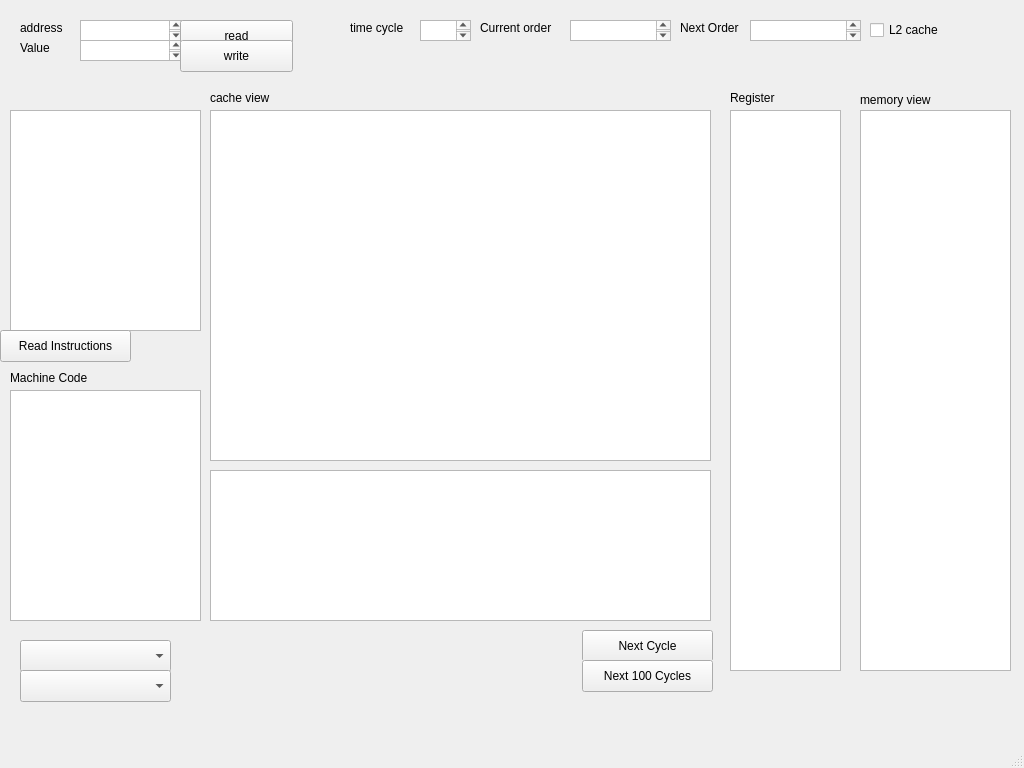
<?xml version="1.0" encoding="UTF-8"?>
<ui version="4.0">
 <class>MainWindow</class>
 <widget class="QMainWindow" name="MainWindow">
  <property name="geometry">
   <rect>
    <x>0</x>
    <y>0</y>
    <width>1024</width>
    <height>768</height>
   </rect>
  </property>
  <property name="windowTitle">
   <string>MainWindow</string>
  </property>
  <widget class="QWidget" name="centralwidget">
   <widget class="QWidget" name="verticalLayoutWidget">
    <property name="geometry">
     <rect>
      <x>210</x>
      <y>110</y>
      <width>501</width>
      <height>351</height>
     </rect>
    </property>
    <layout class="QVBoxLayout" name="verticalLayout">
     <item>
      <widget class="QTableWidget" name="cacheTable"/>
     </item>
    </layout>
   </widget>
   <widget class="QPushButton" name="next">
    <property name="geometry">
     <rect>
      <x>582</x>
      <y>630</y>
      <width>131</width>
      <height>32</height>
     </rect>
    </property>
    <property name="autoFillBackground">
     <bool>true</bool>
    </property>
    <property name="text">
     <string>Next Cycle</string>
    </property>
   </widget>
   <widget class="QLabel" name="cache_label">
    <property name="geometry">
     <rect>
      <x>210</x>
      <y>90</y>
      <width>91</width>
      <height>16</height>
     </rect>
    </property>
    <property name="text">
     <string>cache view</string>
    </property>
   </widget>
   <widget class="QCheckBox" name="checkBox">
    <property name="geometry">
     <rect>
      <x>870</x>
      <y>20</y>
      <width>86</width>
      <height>20</height>
     </rect>
    </property>
    <property name="text">
     <string>L2 cache</string>
    </property>
   </widget>
   <widget class="QLabel" name="label_2">
    <property name="geometry">
     <rect>
      <x>350</x>
      <y>20</y>
      <width>71</width>
      <height>16</height>
     </rect>
    </property>
    <property name="text">
     <string>time cycle</string>
    </property>
   </widget>
   <widget class="QTextBrowser" name="textBrowser_2">
    <property name="geometry">
     <rect>
      <x>420</x>
      <y>20</y>
      <width>51</width>
      <height>21</height>
     </rect>
    </property>
   </widget>
   <widget class="QLabel" name="label_3">
    <property name="geometry">
     <rect>
      <x>480</x>
      <y>20</y>
      <width>91</width>
      <height>16</height>
     </rect>
    </property>
    <property name="text">
     <string>Current order</string>
    </property>
   </widget>
   <widget class="QTextBrowser" name="textBrowser_3">
    <property name="geometry">
     <rect>
      <x>570</x>
      <y>20</y>
      <width>101</width>
      <height>21</height>
     </rect>
    </property>
   </widget>
   <widget class="QLabel" name="label_4">
    <property name="geometry">
     <rect>
      <x>680</x>
      <y>20</y>
      <width>71</width>
      <height>16</height>
     </rect>
    </property>
    <property name="text">
     <string>Next Order</string>
    </property>
   </widget>
   <widget class="QTextBrowser" name="textBrowser_4">
    <property name="geometry">
     <rect>
      <x>750</x>
      <y>20</y>
      <width>111</width>
      <height>21</height>
     </rect>
    </property>
   </widget>
   <widget class="QLabel" name="memory_label">
    <property name="geometry">
     <rect>
      <x>860</x>
      <y>90</y>
      <width>91</width>
      <height>20</height>
     </rect>
    </property>
    <property name="text">
     <string>memory view</string>
    </property>
   </widget>
   <widget class="QTableWidget" name="memoryTable">
    <property name="geometry">
     <rect>
      <x>860</x>
      <y>110</y>
      <width>151</width>
      <height>561</height>
     </rect>
    </property>
   </widget>
   <widget class="QTextEdit" name="inputMemory">
    <property name="geometry">
     <rect>
      <x>80</x>
      <y>20</y>
      <width>104</width>
      <height>21</height>
     </rect>
    </property>
   </widget>
   <widget class="QLabel" name="inputMemoryLabel">
    <property name="geometry">
     <rect>
      <x>20</x>
      <y>20</y>
      <width>59</width>
      <height>16</height>
     </rect>
    </property>
    <property name="text">
     <string>address</string>
    </property>
   </widget>
   <widget class="QLabel" name="inputValueLabel">
    <property name="geometry">
     <rect>
      <x>20</x>
      <y>40</y>
      <width>59</width>
      <height>16</height>
     </rect>
    </property>
    <property name="text">
     <string>Value</string>
    </property>
   </widget>
   <widget class="QTextEdit" name="inputValue">
    <property name="geometry">
     <rect>
      <x>80</x>
      <y>40</y>
      <width>104</width>
      <height>21</height>
     </rect>
    </property>
   </widget>
   <widget class="QPushButton" name="pushButton_2">
    <property name="geometry">
     <rect>
      <x>180</x>
      <y>20</y>
      <width>113</width>
      <height>32</height>
     </rect>
    </property>
    <property name="text">
     <string>read</string>
    </property>
   </widget>
   <widget class="QPushButton" name="pushButton_3">
    <property name="geometry">
     <rect>
      <x>180</x>
      <y>40</y>
      <width>113</width>
      <height>32</height>
     </rect>
    </property>
    <property name="text">
     <string>write</string>
    </property>
   </widget>
   <widget class="QPlainTextEdit" name="InstructionInput">
    <property name="geometry">
     <rect>
      <x>10</x>
      <y>110</y>
      <width>191</width>
      <height>221</height>
     </rect>
    </property>
   </widget>
   <widget class="QPushButton" name="instructionReadButton">
    <property name="geometry">
     <rect>
      <x>0</x>
      <y>330</y>
      <width>131</width>
      <height>32</height>
     </rect>
    </property>
    <property name="text">
     <string>Read Instructions</string>
    </property>
   </widget>
   <widget class="QTableWidget" name="pipelineTable">
    <property name="geometry">
     <rect>
      <x>210</x>
      <y>470</y>
      <width>501</width>
      <height>151</height>
     </rect>
    </property>
   </widget>
   <widget class="QTableWidget" name="registerTable">
    <property name="geometry">
     <rect>
      <x>730</x>
      <y>110</y>
      <width>111</width>
      <height>561</height>
     </rect>
    </property>
   </widget>
   <widget class="QLabel" name="registerLabel">
    <property name="geometry">
     <rect>
      <x>730</x>
      <y>90</y>
      <width>59</width>
      <height>16</height>
     </rect>
    </property>
    <property name="text">
     <string>Register</string>
    </property>
   </widget>
   <widget class="QLabel" name="MachineCodeLabel">
    <property name="geometry">
     <rect>
      <x>10</x>
      <y>370</y>
      <width>101</width>
      <height>16</height>
     </rect>
    </property>
    <property name="text">
     <string>Machine Code</string>
    </property>
   </widget>
   <widget class="QListWidget" name="MachineCodeWidget">
    <property name="geometry">
     <rect>
      <x>10</x>
      <y>390</y>
      <width>191</width>
      <height>231</height>
     </rect>
    </property>
   </widget>
   <widget class="QComboBox" name="pipelineModeBox">
    <property name="geometry">
     <rect>
      <x>20</x>
      <y>640</y>
      <width>151</width>
      <height>32</height>
     </rect>
    </property>
   </widget>
   <widget class="QComboBox" name="CacheModeBox">
    <property name="geometry">
     <rect>
      <x>20</x>
      <y>670</y>
      <width>151</width>
      <height>32</height>
     </rect>
    </property>
   </widget>
   <widget class="QPushButton" name="nextHundred">
    <property name="geometry">
     <rect>
      <x>582</x>
      <y>660</y>
      <width>131</width>
      <height>32</height>
     </rect>
    </property>
    <property name="autoFillBackground">
     <bool>true</bool>
    </property>
    <property name="text">
     <string>Next 100 Cycles</string>
    </property>
   </widget>
  </widget>
  <widget class="QMenuBar" name="menubar">
   <property name="geometry">
    <rect>
     <x>0</x>
     <y>0</y>
     <width>1024</width>
     <height>22</height>
    </rect>
   </property>
  </widget>
  <widget class="QStatusBar" name="statusbar"/>
 </widget>
 <resources/>
 <connections/>
</ui>
